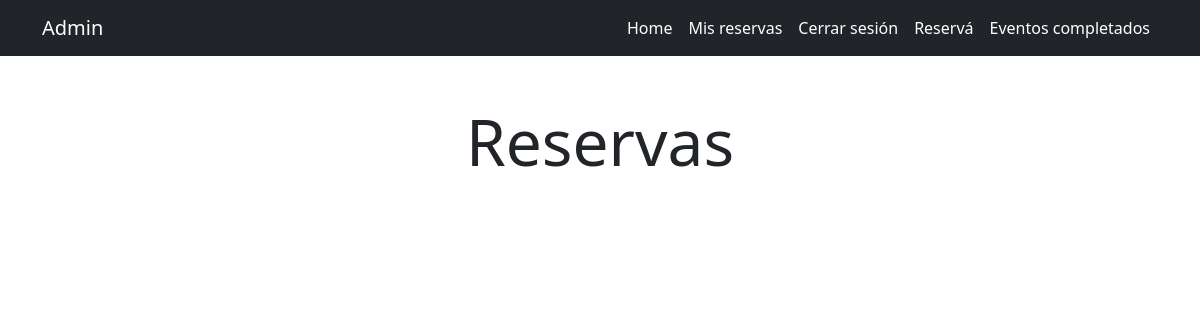
/reserva/ (signed in), run on an earlier commit of the app's database.
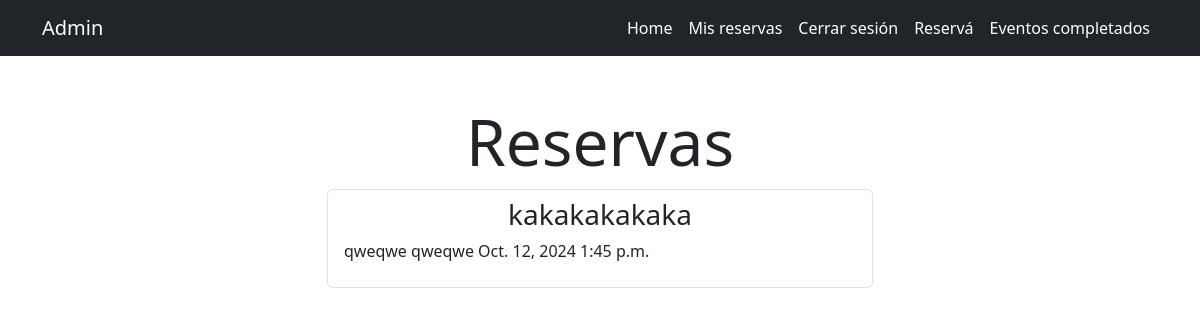
And on a later commit of the database.
### appturnos/models.py (models this page shows, shortened)
class Reserva(models.Model):
    nombre = models.CharField(max_length=100)
    apellido = models.CharField(max_length=100)
    fecha = models.DateField()
    hora = models.TimeField()
    tipo_evento = models.CharField(max_length=200, null=True)
    creado = models.DateTimeField(auto_now=True)
    user = models.ForeignKey(User, on_delete=models.CASCADE, null=True)
    realizado = models.DateTimeField(null=True,blank=True)

### appturnos/views.py (the view)
# urls.py: path('reserva/', views.reserva ,name= 'reserva'),
@login_required
def reserva(request):
     reservas = Reserva.objects.filter(user = request.user, realizado__isnull = True)
     return render(request, "reservas.html",{
        'reservas' : reservas
    })

### appturnos/templates/reservas.html
{% extends "base.html" %} {% block content %}
<main class="container">
  <div class="row">
    <div class="col-md-6 offset-3">
      <h1 class="text-center mt-5 display-3">Reservas</h1>
      <ul class="list-group">
        {% for reserva in reservas %}
        <a href="{% url 'detalles' res_id=reserva.id  %}" class ="list-group-item">
            <h3 class="text-center">{{reserva.tipo_evento}}</h3>
            <p>
              {{reserva.apellido}} {{reserva.nombre}} {{reserva.fecha}}
              {{reserva.hora}}
            </p>
        </a>
        {% endfor %}
      </ul>
    </div>
  </div>
</main>
{% endblock %}

### appturnos/templates/base.html (shortened to what this page needs)
<!DOCTYPE html>
<html lang="en">
<head>
    <link href="https://cdn.jsdelivr.net/npm/bootstrap@5.3.2/dist/css/bootstrap.min.css" rel="stylesheet">
</head>
<body>
    <nav>
        <nav class="navbar navbar-expand-lg bg-dark navbar-dark">
            <div class="container">
                <a class="navbar-brand" href="#">Admin</a>
            <div class="collapse navbar-collapse" id="navbarNav">
                <ul class="navbar-nav ms-auto">
                    <li class="nav-item"><a class="nav-link active" href="/">Home</a></li>
                    {% if user.is_authenticated %}
                    <li class="nav-item"><a class="nav-link active" href="/reserva">Mis reservas</a></li>
                    <li class="nav-item"><a class="nav-link active" href="/logout">Cerrar sesión</a></li>
                    <li class="nav-item"><a class="nav-link active" href="/crear/reserva">Reservá</a></li>
                    <li class="nav-item"><a class="nav-link active" href="{% url 'completados' %}">Eventos completados</a></li>
                    {% else %}
                    <li class="nav-item"><a class="nav-link active" href="/registro">Registro</a></li>
                    <li class="nav-item"><a class="nav-link active" href="/login">Login</a></li>
                    {% endif %}
                </ul>
              </div>
            </div>
    </nav>
    {% block content %}
    {% endblock %}
</body>
</html>

What changed in the data, as far as the page shows it:
added Reserva: tipo_evento "kakakakakaka", apellido "qweqwe", nombre "qweqwe", fecha "Oct. 12, 2024", hora "1:45 p.m."
